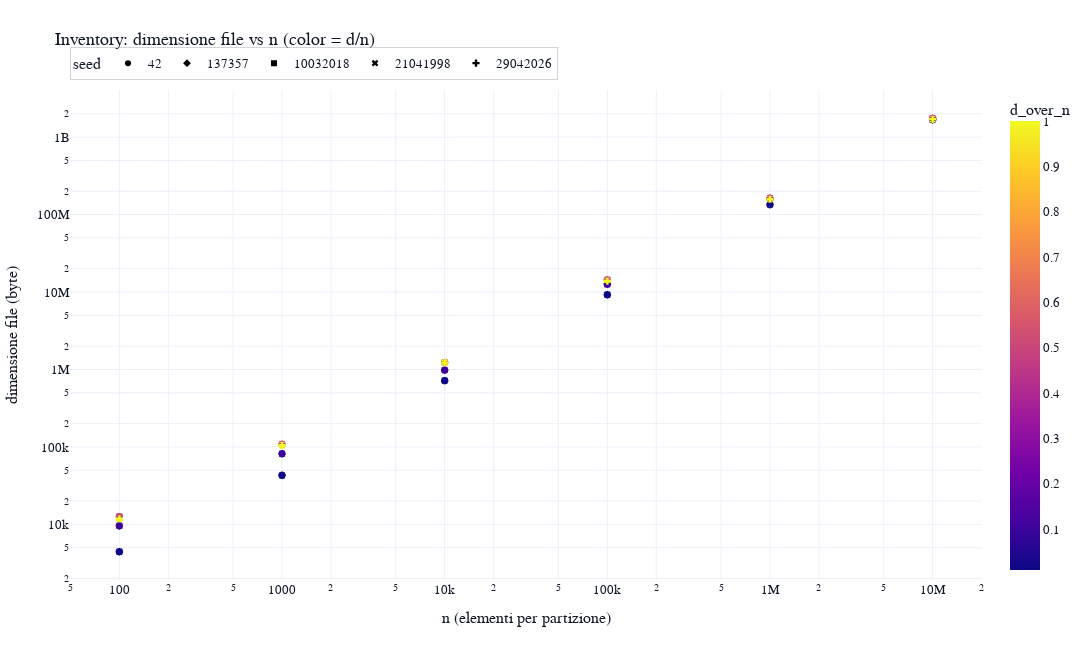

Write notebook code for a chart like this one.
### Code cell
fig = px.scatter(
    inventory,
    x='n',
    y='file_size_bytes',
    color='d_over_n',
    symbol='seed',
    hover_data=['file_name', 'd', 'p', 'overall_compression_ratio'],
    title='Inventory: dimensione file vs n (color = d/n)'
)
fig.update_layout(**BASE_LAYOUT, width=1200, height=650)
fig.update_xaxes(type='log', title='n (elementi per partizione)', fixedrange=False)
fig.update_yaxes(type='log', title='dimensione file (byte)', fixedrange=False)
fig.show(config=PLOT_CONFIG)
